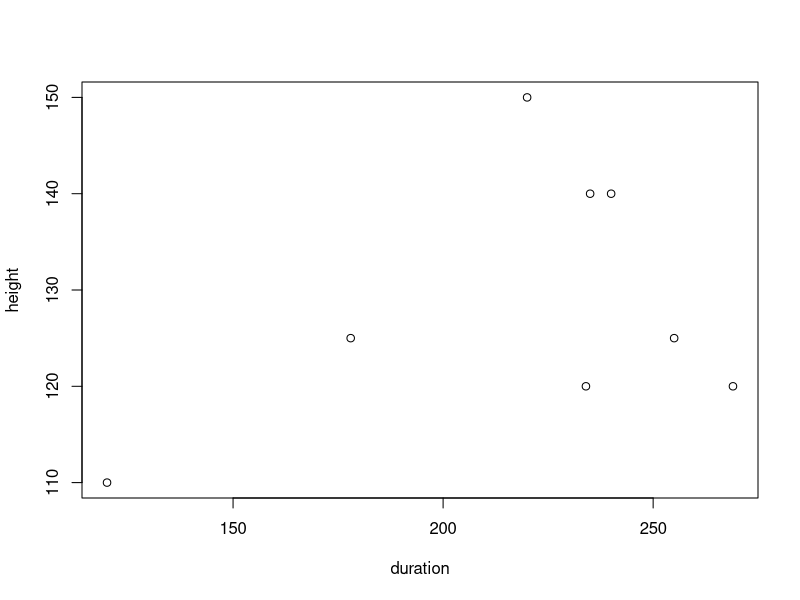
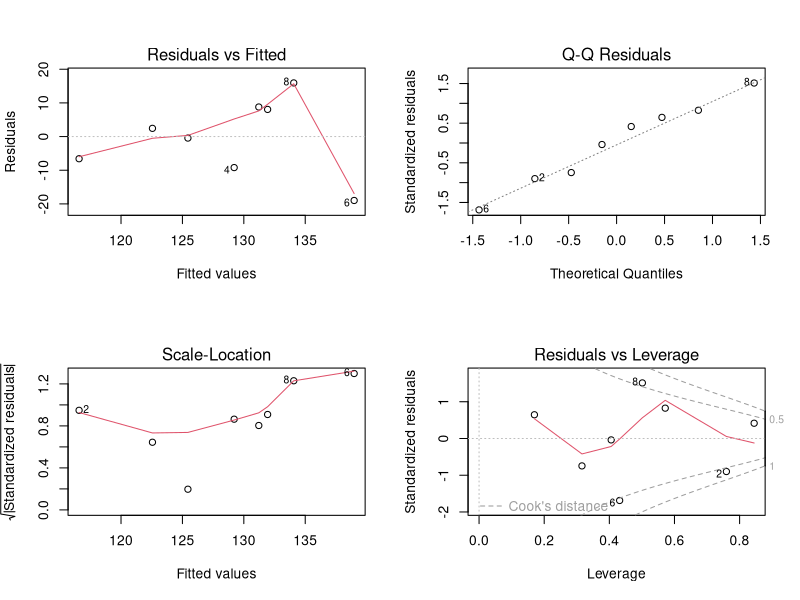

Write R code to recreate these figures, in order.
## ---- chunk 1
library(ggplot2)
library(dplyr)
library(broom)
library(ggpubr)
## ---- chunk 2
of.data <- data.frame(
  duration = c(240, 120, 178, 234, 235, 269, 255, 220),
  previous = c(98, 90, 92, 98, 93, 105, 81, 108),
  posterior = c(92, 65, 72, 94, 83, 94, 101, 87),
  height = c(140, 110, 125, 120, 140, 120, 125, 150)
)

of.data
## ---- chunk 3
summary(of.data)
## ---- chunk 4
height.duration.lm <- lm(height ~ duration + previous + posterior,
                         data = of.data)

summary(height.duration.lm)
## ---- chunk 5
plot(height ~ duration, data = of.data)
## ---- chunk 6
par(mfrow=c(2,2))
plot(height.duration.lm)
par(mfrow=c(1,1))
